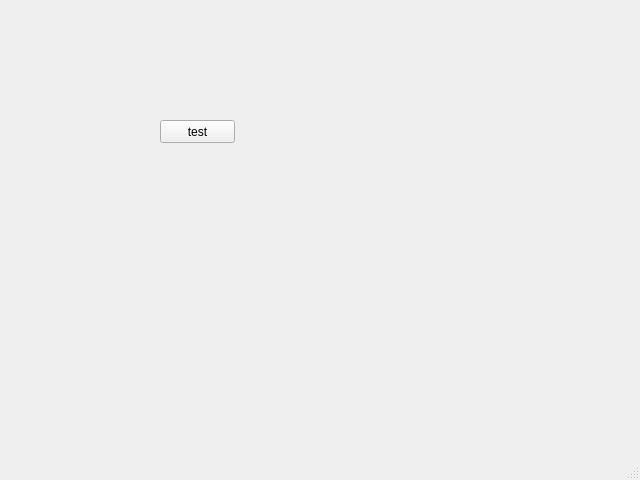
<?xml version="1.0" encoding="UTF-8"?>
<ui version="4.0">
 <class>MainWindow</class>
 <widget class="QMainWindow" name="MainWindow">
  <property name="geometry">
   <rect>
    <x>0</x>
    <y>0</y>
    <width>640</width>
    <height>480</height>
   </rect>
  </property>
  <property name="windowTitle">
   <string>MainWindow</string>
  </property>
  <widget class="QWidget" name="centralwidget">
   <widget class="QPushButton" name="pushButton">
    <property name="geometry">
     <rect>
      <x>160</x>
      <y>120</y>
      <width>75</width>
      <height>23</height>
     </rect>
    </property>
    <property name="text">
     <string>test</string>
    </property>
   </widget>
  </widget>
  <widget class="QStatusBar" name="statusbar"/>
  <widget class="QMenuBar" name="menuBar">
   <property name="geometry">
    <rect>
     <x>0</x>
     <y>0</y>
     <width>640</width>
     <height>21</height>
    </rect>
   </property>
  </widget>
 </widget>
 <resources/>
 <connections/>
</ui>
